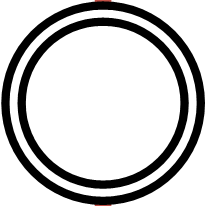
#> input picture app/symbols_cutted/Cns.png, 206 x 206 px; its folder holds only this picture in this run
$ python -i object_extraction.py   (imports and definitions only)
#> lines starting #> are read from the running program, lines starting #| are printed output that depends on the picture; after the words box and inside, x2 and y2 are one past the last pixel; in counts of white or black regions, pixels touching at a corner belong together
import os
import cv2
import numpy as np
import matplotlib.pyplot as plt

from app.symbol_detection import load_image, extract_bounding_boxes


def extract_object_with_position(img_path):
    """
    detect and label all objects present in the image
    :param img: 3-channel rgb image
    :return: a list of detected objects; each object should be a seperate class or just a json-Object containing at
    at least the position in the image as well as the label (= class the object belongs to)
    """
    img_gray, img_rgb_detection = load_image(img_path)
    symbols = extract_bounding_boxes(img_gray, img_rgb_detection)
    return symbols


def load_templates():
    files = os.listdir('./../test/symbols_png')
    point_representation_dict = {}
    for file in files:
        point_rep = load_point_representation(os.path.join('./../test/symbols_png', file))
        point_representation_dict[file] = point_rep


def load_point_representation(file):
#> called with file = 'symbols_cutted/Cns.png'
    print(file)
    img = cv2.imread(file)
#> img is the input picture: shape (206, 206, 3); mean B, G, R 198.9, 198.9, 199.1
    lines = extract_lines_by_color(img)
    points = []
    if lines is None or len(lines) == 0:
        return points
    for line in lines:
        for x1, y1, x2, y2 in line:
            points.append([x1, y1])
            points.append([x2, y2])
    return points


def extract_lines_by_color(img):
    red_img = img.copy()
    red_img[:, :, 0] = 0
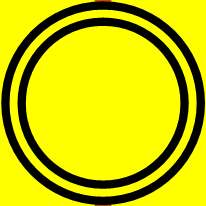
#> red_img: shape (206, 206, 3); mean B, G, R 0, 198.9, 199.1
    red_img[:, :, 1] = 0
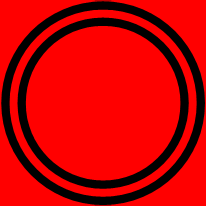
#> red_img: shape (206, 206, 3); mean B, G, R 0, 0, 199.1
    # cv2.imshow(red_img)
    indices = np.argwhere((red_img != 0).all())
#> indices = empty array
    print(indices)
    lines = apply_hough_trafo(red_img)
    return lines


def apply_hough_trafo(img):
    kernel_size = 5
    gray_img = cv2.cvtColor(img, cv2.COLOR_BGR2GRAY)
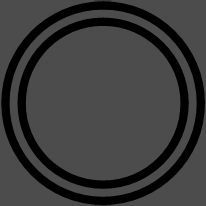
#> gray_img: shape (206, 206); min 0, max 76, mean 59.3
    blur_gray = cv2.GaussianBlur(gray_img, (kernel_size, kernel_size), 0)
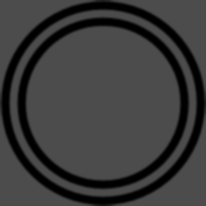
#> blur_gray: shape (206, 206); min 0, max 76, mean 59.3
    edges = cv2.Canny(blur_gray, 50, 150)
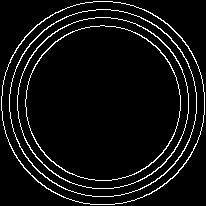
#> edges: shape (206, 206); 6.2% white in thin lines or dots

    line_image = np.copy(img) * 0
#> line_image: shape (206, 206, 3); every value is 0
    lines = cv2.HoughLinesP(edges, rho=1, theta=np.pi / 180, threshold=5, minLineLength=15, maxLineGap=20)
#> lines = 240 rows, first 6: [152, 13, 204, 114], [132, 200, 203, 86], [2, 116, 75, 201], [4, 78, 29, 60], [3, 80, 112, 1], [119, 2, 204, 103]
    if lines is None or len(lines) == 0:
        return lines
    for line in lines:
        for x1, y1, x2, y2 in line:
            # cv2.line(line_image,(x1,y1),(x2,y2),(255,0,0),5)
            plt.plot([x1, x2], [y1, y2])
#> this loop made 240 passes
    plt.show()
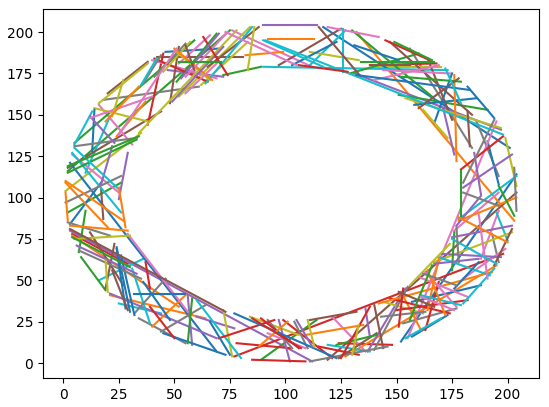
#> figure drawn by matplotlib, 1 panel
    return lines

>>> result = load_point_representation('symbols_cutted/Cns.png')
#> the loop in load_point_representation, `for line in lines:` made 240 passes
#> after the loop in load_point_representation, `for line in lines:`: points = 480 pairs, first value 1 to 204, second value 1 to 204
#> result has the same summary as points in load_point_representation

$ run again, on app/symbols_cutted/Gen.png
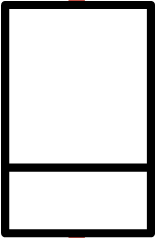
#> input picture app/symbols_cutted/Gen.png, 156 x 238 px
#> in load_point_representation, img is the input picture: shape (238, 156, 3); mean B, G, R 205.5, 205.5, 205.6
#> indices = empty array
#> in apply_hough_trafo, `edges = cv2.Canny(blur_gray, 50, 150)`:
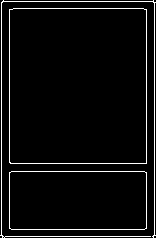
#> edges: shape (238, 156); 4.7% white in thin lines or dots
#> line_image: shape (238, 156, 3); every value is 0
#> in apply_hough_trafo, `lines = cv2.HoughLinesP(edges, rho=1, theta=np.pi / 180, threshold=5, ..`: lines = [[154, 235, 154, 2], [2, 1, 153, 1], [1, 235, 1, 2], [2, 236, 153, 236], [146, 228, 146, 9], [10, 163, 145, 163], [9, 228, 9, 9], [11, 171, 144, 171], [13, 8, 143, 8], [11, 229, 144, 229]]
#> the loop in apply_hough_trafo, `for line in lines:` made 10 passes
#> in apply_hough_trafo, `plt.show()`:
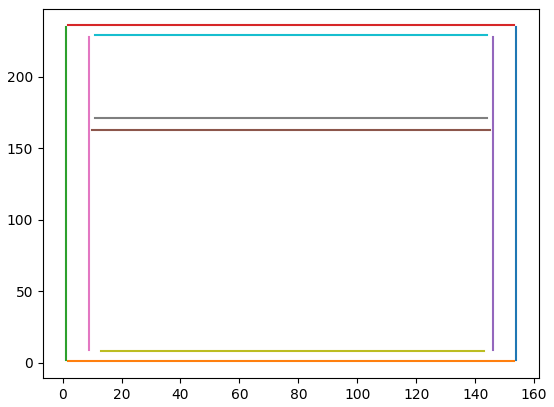
#> figure drawn by matplotlib, 1 panel
#> the loop in load_point_representation, `for line in lines:` made 10 passes
#> after the loop in load_point_representation, `for line in lines:`: points = [[154, 235], [154, 2], [2, 1], [153, 1], [1, 235], [1, 2], [2, 236], [153, 236], [146, 228], [146, 9], [10, 163], [145, 163], [9, 228], [9, 9], [11, 171], [144, 171], [13, 8], [143, 8], [11, 229], [144, 229]]
#> result has the same summary as points in load_point_representation

$ run again, on app/symbols_cutted/HExg-1.png
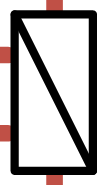
#> input picture app/symbols_cutted/HExg-1.png, 98 x 185 px
#> in load_point_representation, img is the input picture: shape (185, 98, 3); mean B, G, R 175.7, 176.1, 180.3
#> indices = empty array
#> in apply_hough_trafo, `edges = cv2.Canny(blur_gray, 50, 150)`:
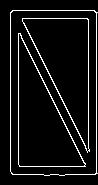
#> edges: shape (185, 98); 7.2% white in thin lines or dots, all inside (x1, y1, x2, y2) = (10, 10, 98, 176)
#> line_image: shape (185, 98, 3); every value is 0
#> in apply_hough_trafo, `lines = cv2.HoughLinesP(edges, rho=1, theta=np.pi / 180, threshold=5, ..`: lines = 16 rows, first 6: [10, 171, 10, 12], [96, 173, 96, 12], [18, 174, 18, 33], [88, 150, 88, 10], [18, 10, 87, 152], [39, 174, 95, 174]
#> the loop in apply_hough_trafo, `for line in lines:` made 16 passes
#> in apply_hough_trafo, `plt.show()`:
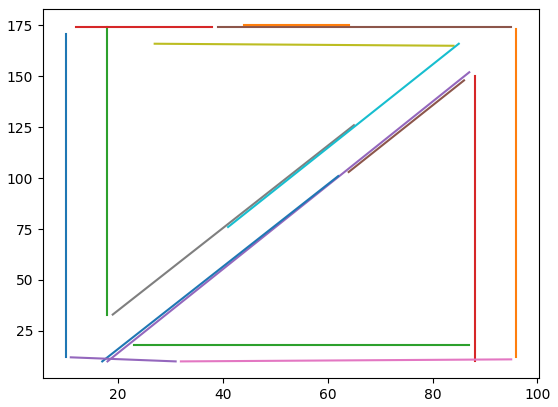
#> figure drawn by matplotlib, 1 panel
#> the loop in load_point_representation, `for line in lines:` made 16 passes
#> after the loop in load_point_representation, `for line in lines:`: points = 32 pairs, first value 10 to 96, second value 10 to 175
#> result has the same summary as points in load_point_representation

$ run again, on app/symbols_cutted/Hyds.png
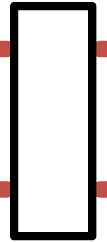
#> input picture app/symbols_cutted/Hyds.png, 107 x 242 px
#> in load_point_representation, img is the input picture: shape (242, 107, 3); mean B, G, R 200, 200.3, 203.2
#> indices = empty array
#> in apply_hough_trafo, `edges = cv2.Canny(blur_gray, 50, 150)`:
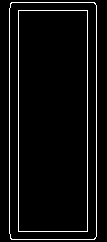
#> edges: shape (242, 107); 4.7% white in thin lines or dots, all inside (x1, y1, x2, y2) = (9, 2, 97, 240)
#> line_image: shape (242, 107, 3); every value is 0
#> in apply_hough_trafo, `lines = cv2.HoughLinesP(edges, rho=1, theta=np.pi / 180, threshold=5, ..`: lines = [[87, 239, 87, 2], [9, 233, 9, 8], [96, 236, 96, 5], [18, 239, 18, 2], [20, 239, 95, 238], [11, 2, 63, 2], [55, 10, 86, 10], [55, 231, 86, 231], [76, 2, 94, 2], [78, 239, 95, 237], [19, 10, 38, 10], [19, 231, 44, 231]]
#> the loop in apply_hough_trafo, `for line in lines:` made 12 passes
#> in apply_hough_trafo, `plt.show()`:
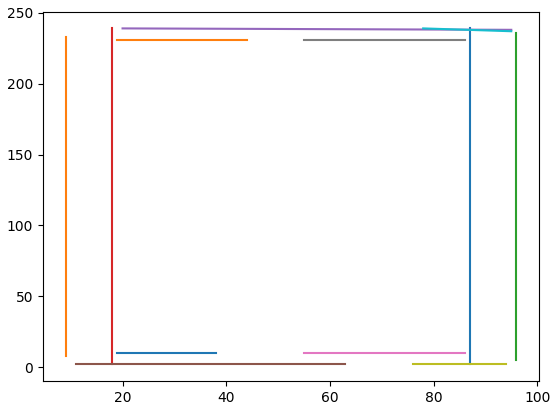
#> figure drawn by matplotlib, 1 panel
#> the loop in load_point_representation, `for line in lines:` made 12 passes
#> after the loop in load_point_representation, `for line in lines:`: points = [[87, 239], [87, 2], [9, 233], [9, 8], [96, 236], [96, 5], [18, 239], [18, 2], [20, 239], [95, 238], [11, 2], [63, 2], [55, 10], [86, 10], [55, 231], [86, 231], [76, 2], [94, 2], [78, 239], [95, 237], [19, 10], [38, 10], [19, 231], [44, 231]]
#> result has the same summary as points in load_point_representation
